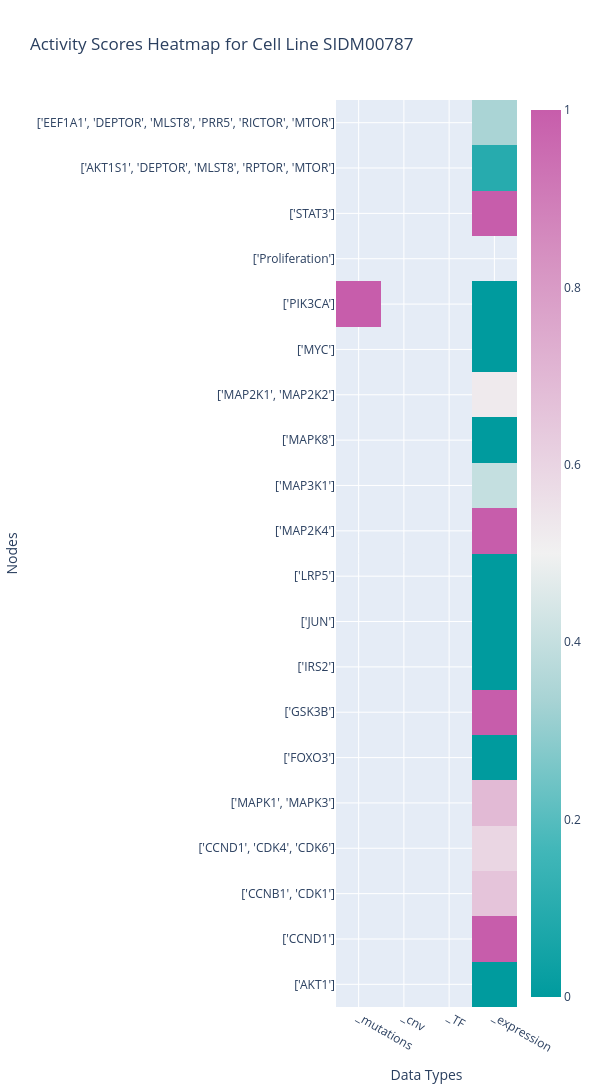

Notebook source saved alongside this figure:
### Code cell
# HEATMAP OF A SINGLE CELL LINE ACROSS DATA TYPES
fig = go.Figure(data=go.Heatmap(
    z=cell_line_df.drop(columns=['symbol']).values,
    x=cell_line_df.drop(columns=['symbol']).columns,
    y=cell_line_df['symbol'],
    colorscale='Tropic',
    hoverongaps=True
))
fig.update_layout(
    title=f'Activity Scores Heatmap for Cell Line {cell_line_to_inspect}',
    yaxis_nticks=num_nodes,
    yaxis_title='Nodes',
    xaxis_title='Data Types',
    height=1200,
    width=600
)
fig.show()

### Figure 1 — Plotly figure (JSON) as saved in the notebook; plotly's stock layout.template omitted (floating-point values rounded to 4 significant figures)
{"data": [{"colorscale": [[0, "rgb(0, 155, 158)"], [0.1667, "rgb(66, 183, 185)"], [0.3333, "rgb(167, 211, 212)"], [0.5, "rgb(241, 241, 241)"], [0.6667, "rgb(228, 193, 217)"], [0.8333, "rgb(214, 145, 193)"], [1, "rgb(199, 93, 171)"]], "hoverongaps": true, "type": "heatmap", "x": ["_mutations", "_cnv", "_TF", "_expression"], "y": ["['AKT1']", "['CCND1']", "['CCNB1', 'CDK1']", "['CCND1', 'CDK4', 'CDK6']", "['MAPK1', 'MAPK3']", "['FOXO3']", "['GSK3B']", "['IRS2']", "['JUN']", "['LRP5']", "['MAP2K4']", "['MAP3K1']", "['MAPK8']", "['MAP2K1', 'MAP2K2']", "['MYC']", "['PIK3CA']", "['Proliferation']", "['STAT3']", "['AKT1S1', 'DEPTOR', 'MLST8', 'RPTOR', 'MTOR']", "['EEF1A1', 'DEPTOR', 'MLST8', 'PRR5', 'RICTOR', 'MTOR']"], "z": [[NaN, NaN, NaN, 0.0], [NaN, NaN, NaN, 1.0], [NaN, NaN, NaN, 0.6573], [NaN, NaN, NaN, 0.5949], [NaN, NaN, NaN, 0.6926], [NaN, NaN, NaN, 0.0], [NaN, NaN, NaN, 1.0], [NaN, NaN, NaN, 0.0], [NaN, NaN, NaN, 0.0], [NaN, NaN, NaN, 0.0], [NaN, NaN, NaN, 1.0], [NaN, NaN, NaN, 0.3997], [NaN, NaN, NaN, 0.0], [NaN, NaN, NaN, 0.5249], [NaN, NaN, NaN, 0.0], [1.0, NaN, NaN, 0.0], [NaN, NaN, NaN, NaN], [NaN, NaN, NaN, 1.0], [NaN, NaN, NaN, 0.09798], [NaN, NaN, NaN, 0.3391]]}], "layout": {"height": 1200, "title": {"text": "Activity Scores Heatmap for Cell Line SIDM00787"}, "width": 600, "xaxis": {"title": {"text": "Data Types"}}, "yaxis": {"nticks": 20, "title": {"text": "Nodes"}}}}
